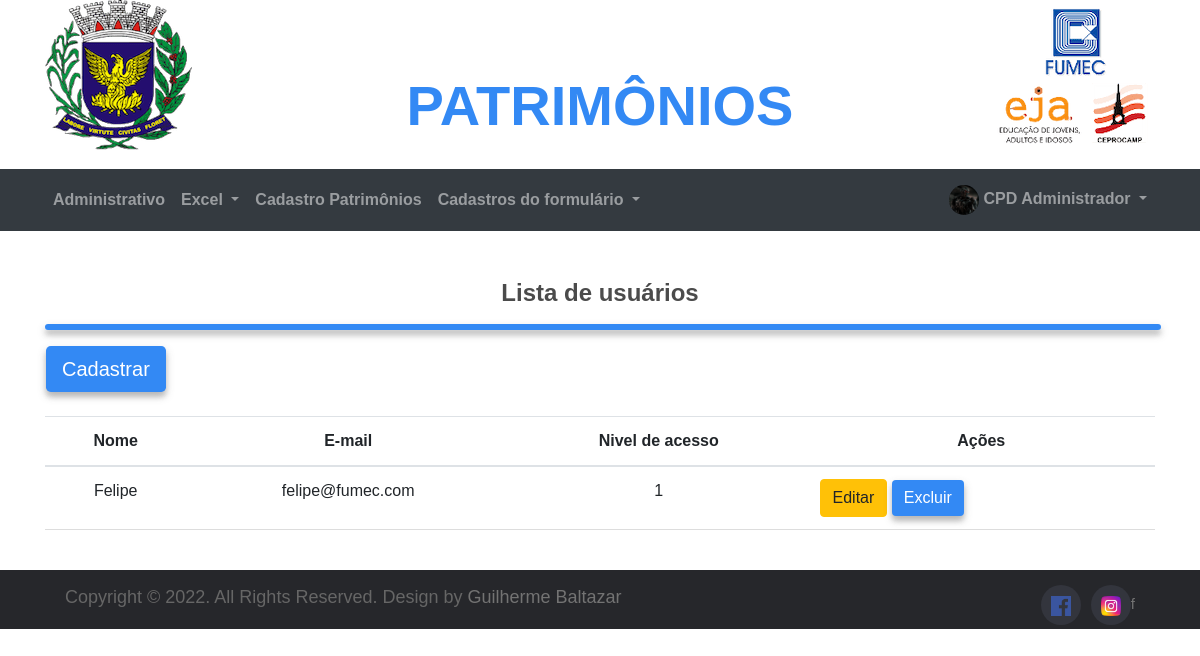
/Patrimonios/Administrativo/AdicionaUser/index.php (signed in), run on the app's committed database.
### tables this page shows
CREATE TABLE `usuarios` (
  `id` int(11) NOT NULL,
  `nome` varchar(220) NOT NULL,
  `email` varchar(520) NOT NULL,
  `senha` varchar(50) NOT NULL,
  `nivel` int(11) NOT NULL,
  `imagem_user` varchar(220) NOT NULL DEFAULT 'user.svg'
);

### Patrimonios/Administrativo/AdicionaUser/index.php (the view, shortened to what this page needs)
<?php
include_once("../../ConexaoBd/config.php");
$result_cursos = "SELECT * FROM usuarios where id!= '1' and id!= '10' order by id DESC";
$result = mysqli_query($conexao, $result_cursos);
?>
<?php include 'header-menu.php' ?>
<body>
    <br>
    <br>
    <div class="container">
        <div class="text-center">
            <h4 class="bold">Lista de usuários</h4>
            <hr class="hr3">
        </div>
        <div class="row">
            <div class="ml-3">
                <button type="button" class="btn btn-primary btn-lg btn-block" data-toggle="modal" data-target="#cadastrar">Cadastrar</button>
                <br>
            </div>
            <br>
            <br>
        </div>
        <table class="table table-hover">
            <thead>
                <tr>
                    <th class="text-center">Nome </th>
                    <th class="text-center">E-mail</th>
                    <th class="text-center">Nivel de acesso</th>
                    <th class="text-center">Ações</th>
                </tr>
            </thead>
            <tbody>
                <?php while ($rows = mysqli_fetch_assoc($result)) { ?>
                    <tr>
                        <td class="text-center"><?php echo $rows['nome']; ?></td>
                        <td class="text-center"><?php echo $rows['email']; ?></td>
                        <td class="text-center"><?php echo $rows['nivel']; ?></td>
                        <td>
                            <button type="button" class="btn btn-warning text-center" data-toggle="modal" data-target="#editar" data-id="<?php echo $rows['id']; ?>" data-nome="<?php echo $rows['nome']; ?>" data-email="<?php echo $rows['email']; ?>" data-senha="<?php echo $rows['senha']; ?>" data-nivel="<?php echo $rows['nivel']; ?>">Editar</button>
                            <button type="button" class="btn btn-primary text-center" data-toggle="modal" data-target="#excluir" data-id="<?php echo $rows['id']; ?>">Excluir</button>
                        </td>
                    </tr>
                <?php } ?>
            </tbody>
        </table>
    </div>
    <br>
</body>
<?php include 'footer.php' ?>

### Patrimonios/CSS/Principal.css (style rules this page uses)
* { margin: 0px; padding: 0px; box-sizing: border-box; }
html { scroll-behavior: smooth; }
.bold { font-weight: bold; color: rgb(75, 75, 75); }
th, td { border-bottom: 1px solid #ddd; padding: 15px; }
.hr3 { width: 100%; border: solid; color: #3389F4FF; border-radius: 10px; box-shadow: rgba(75, 75, 75, 0.25) 0px 4px 8px, rgba(75, 75, 75, 0.22) 0px 5px 5px; }
.btn-primary { background-color: #3389F4; border: #348af4b3; box-shadow: rgba(75, 75, 75, 0.25) 0px 4px 8px, rgba(75, 75, 75, 0.22) 0px 5px 5px; }
body { font-family: "Montserrat", sans-serif; }

### data on the page
usuarios: nome "Felipe", email "felipe@fumec.com", nivel "1"

### other printed values
$_SESSION['nome'] "CPD Administrador"
